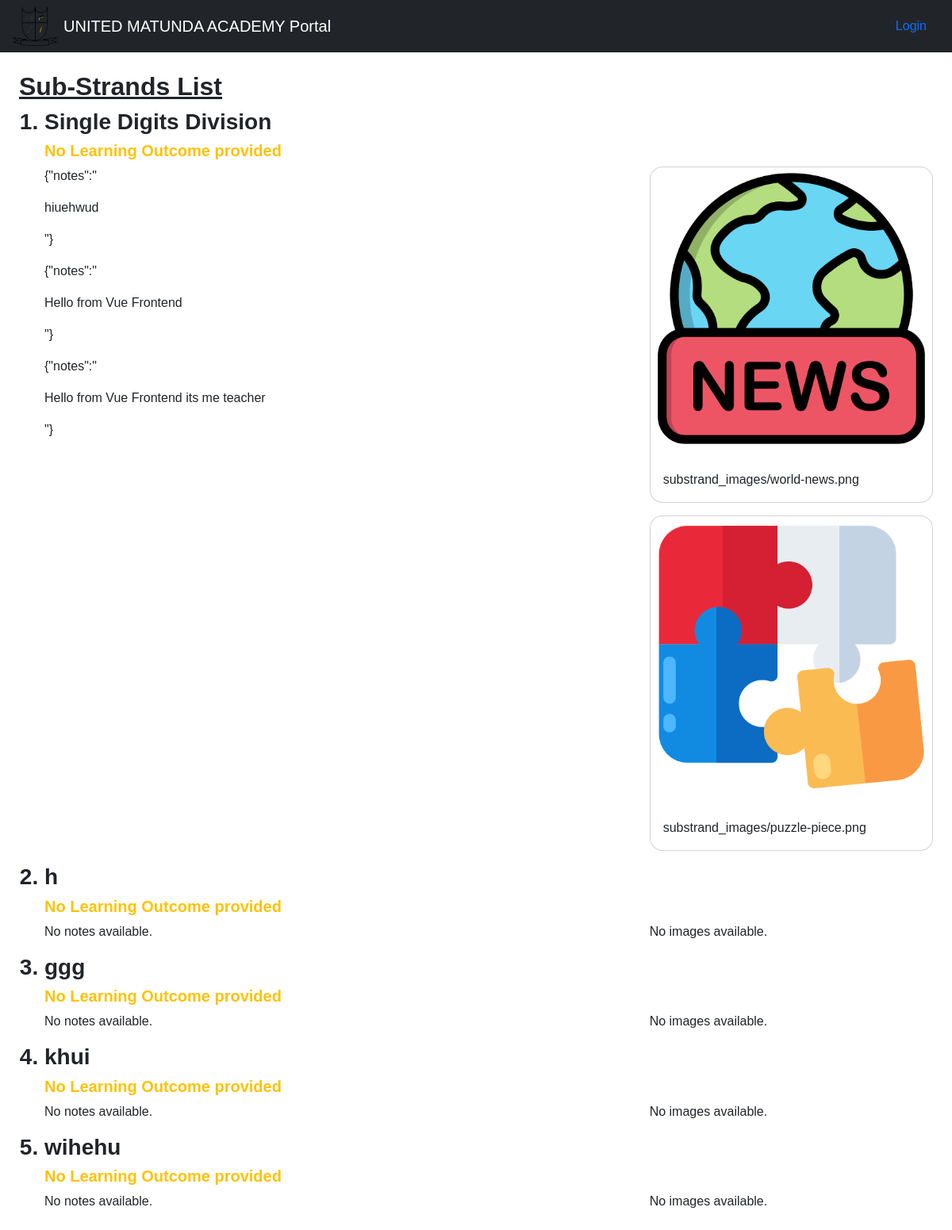
The app's page /strands/1/substrands/list/, older data.
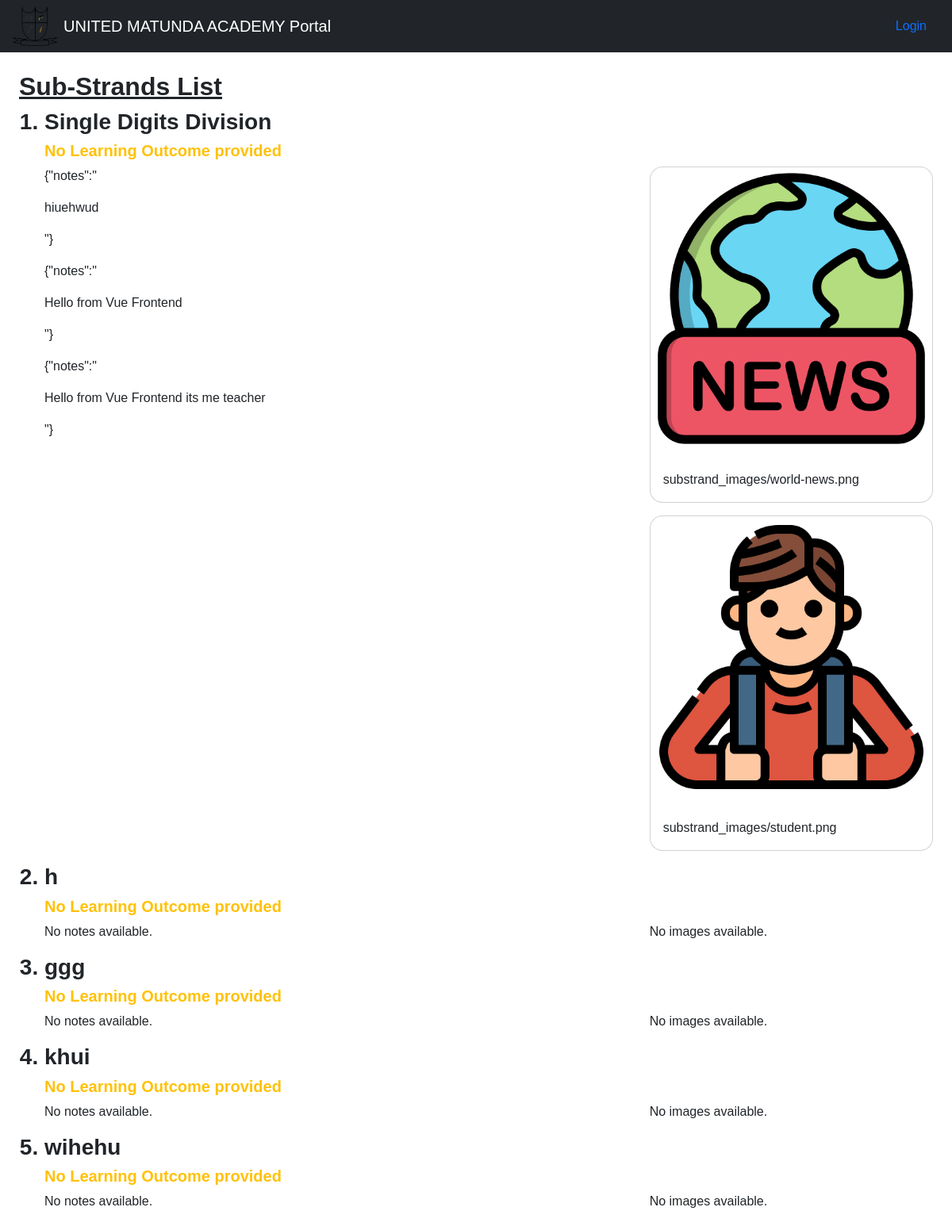
The same page, newer data.
### ELearning/models.py (models this page shows, shortened)
class SubStrand(models.Model):
    strand = models.ForeignKey(Strand, related_name='substrands', on_delete=models.CASCADE)
    name = models.CharField(max_length=200)

class Note(models.Model):
    substrand = models.ForeignKey(SubStrand, on_delete=models.CASCADE, related_name="notes")
    content = models.TextField()

class ImageResource(models.Model):
    substrand = models.ForeignKey(SubStrand, on_delete=models.CASCADE, related_name="images")
    name = models.CharField(max_length=255)
    image = models.ImageField(upload_to='substrand_images/')

### ELearning/views.py (the view)
# urls.py: path('strands/<int:strand_id>/substrands/list/', views.SubStrandsList.as_view(),name='substrands_list')
class SubStrandsList(ListView):
    model = SubStrand
    template_name = 'learners_templates/learners_substrands_list.html'
    context_object_name = 'sub_strands_list'
    def get_queryset(self):
        strand = get_object_or_404(Strand, id=self.kwargs['strand_id'])
        return SubStrand.objects.filter(strand=strand)

### ELearning/templates/learners_templates/learners_substrands_list.html (shortened to what this page needs)
{% extends 'base.html' %}
{% block content %}
    <div class="container-fluid">
        <h2><u>Sub-Strands List</u></h2>
        <ol>
            {% for item in sub_strands_list %}
                 <h3><li>{{ item.name }}</li></h3>
                {% for out_come in item.learning_outcomes.all %}
                <p><strong><h5>Learning Outcome: </h5></strong><strong>{{ out_come.description }}</strong></p>
                {% empty %}
                    <h5 class="text-warning">No Learning Outcome provided</h5>
                {% endfor %}
                <div class="row">
                    <div class="col-md-8">
                        {% for note in item.notes.all %}
                            <p>{{ note.content|safe }}</p>
                        {% empty %}
                            <p>No notes available.</p>
                        {% endfor %}
                    </div>
                    <div class="col-md-4">
                        {% for image in item.images.all %}
                            <div class="card mb-3">
                              <img src="{{ image.image.url }}" alt="Image" class="custom-img img-fluid">
                              <div class="card-body">
                                <p class="card-text">{{ image.image }}</p>
                              </div>
                            </div>
                        {% empty %}
                            <p>No images available.</p>
                        {% endfor %}
                    </div>
                </div>
            {% empty %}
                <h3>No Substrands Available.</h3>
            {% endfor %}
        </ol>
    </div>
{% endblock %}

Row changes from the older to the newer data that the page shows:
removed ImageResource: image (picture), image "substrand_images/puzzle-piece.png", shown under SubStrand "Single Digits Division"
added ImageResource: image (picture), image "substrand_images/student.png", shown under SubStrand "Single Digits Division"
